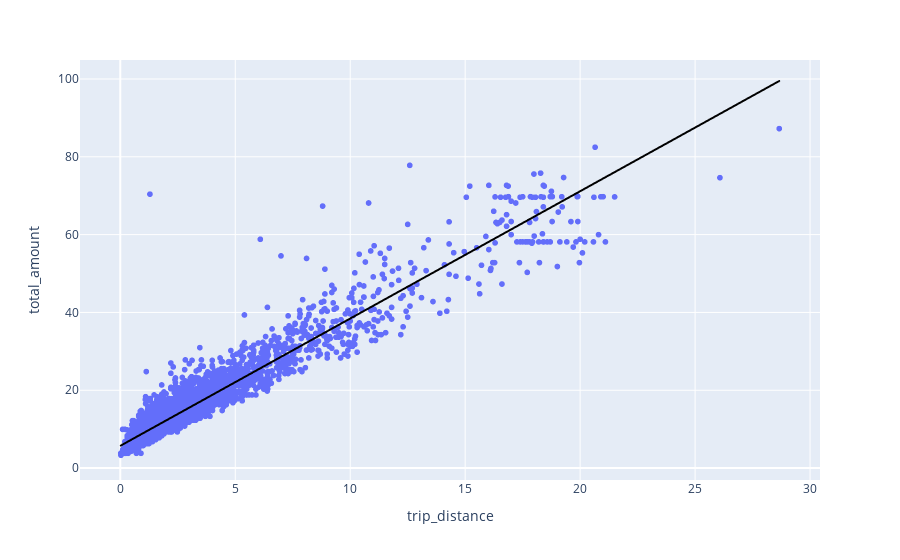

Notebook cell for this chart:
### Code cell
import plotly.express as px
df.sort_values('trip_distance',inplace= True, ascending= True)
# print(df['trip_distance'])
fig= px.scatter(df, x='trip_distance', y= 'total_amount', trendline= "ols", trendline_color_override="black")
fig.show()

### Figure 1 — Plotly figure (JSON) as saved in the notebook; plotly's stock layout.template omitted (floating-point values rounded to 4 significant figures; data arrays with more than 128 entries replaced by an {"elided": "..."} marker saying what was removed)
{"data": [{"hovertemplate": "trip_distance=%{x}<br>total_amount=%{y}<extra></extra>", "legendgroup": "", "marker": {"color": "#636efa", "symbol": "circle"}, "mode": "markers", "name": "", "showlegend": false, "type": "scattergl", "x": {"elided": "4862 float values"}, "xaxis": "x", "y": {"elided": "4862 float values"}, "yaxis": "y"}, {"hovertemplate": "<b>OLS trendline</b><br>total_amount = 3.27134 * trip_distance + 5.72259<br>R<sup>2</sup>=0.916659<br><br>trip_distance=%{x}<br>total_amount=%{y} <b>(trend)</b><extra></extra>", "legendgroup": "", "line": {"color": "black"}, "marker": {"color": "#636efa", "symbol": "circle"}, "mode": "lines", "name": "", "showlegend": false, "type": "scattergl", "x": {"elided": "4862 float values"}, "xaxis": "x", "y": {"elided": "4862 float values"}, "yaxis": "y"}], "layout": {"legend": {"tracegroupgap": 0}, "margin": {"t": 60}, "xaxis": {"anchor": "y", "domain": [0, 1], "title": {"text": "trip_distance"}}, "yaxis": {"anchor": "x", "domain": [0, 1], "title": {"text": "total_amount"}}}}
